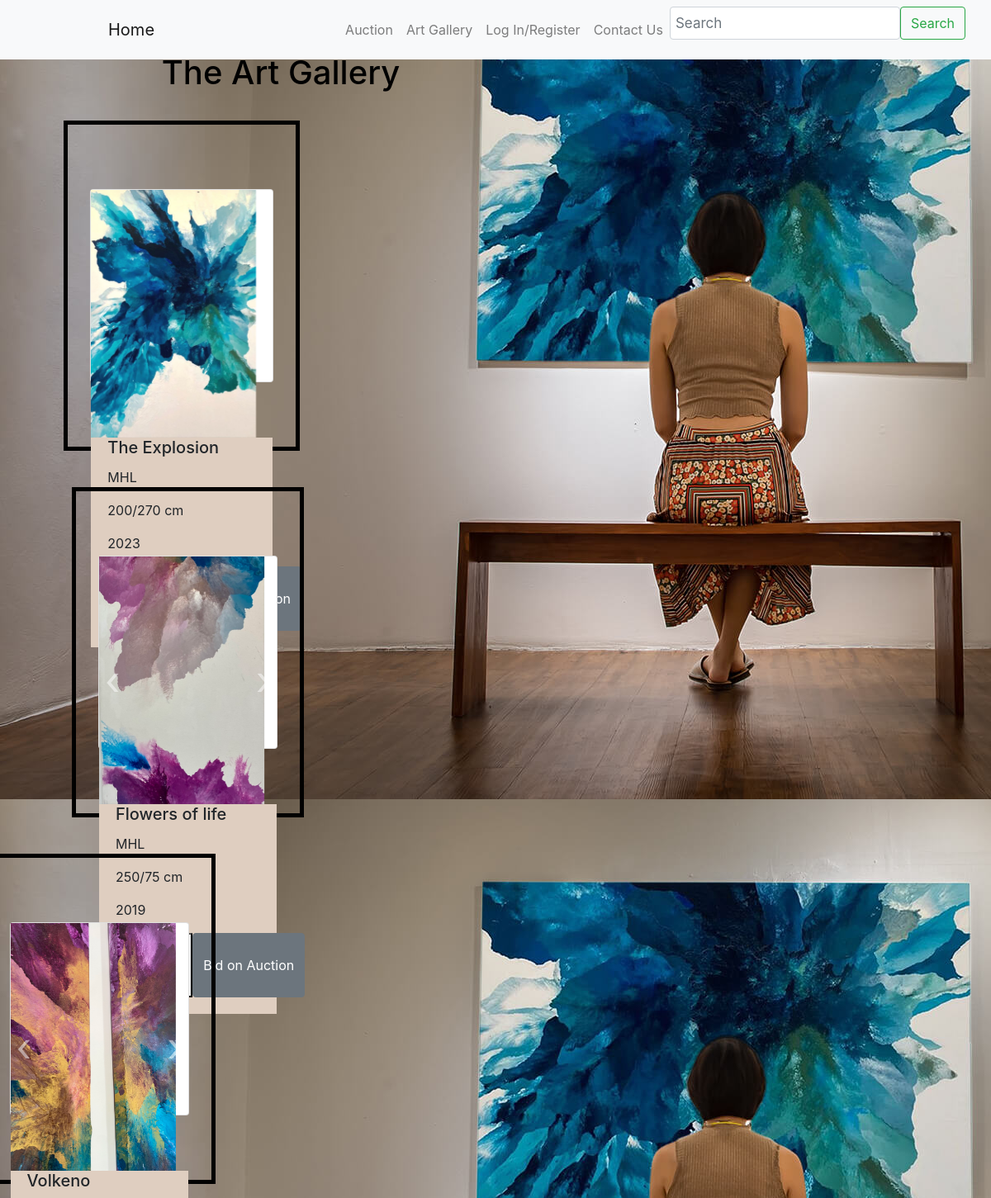
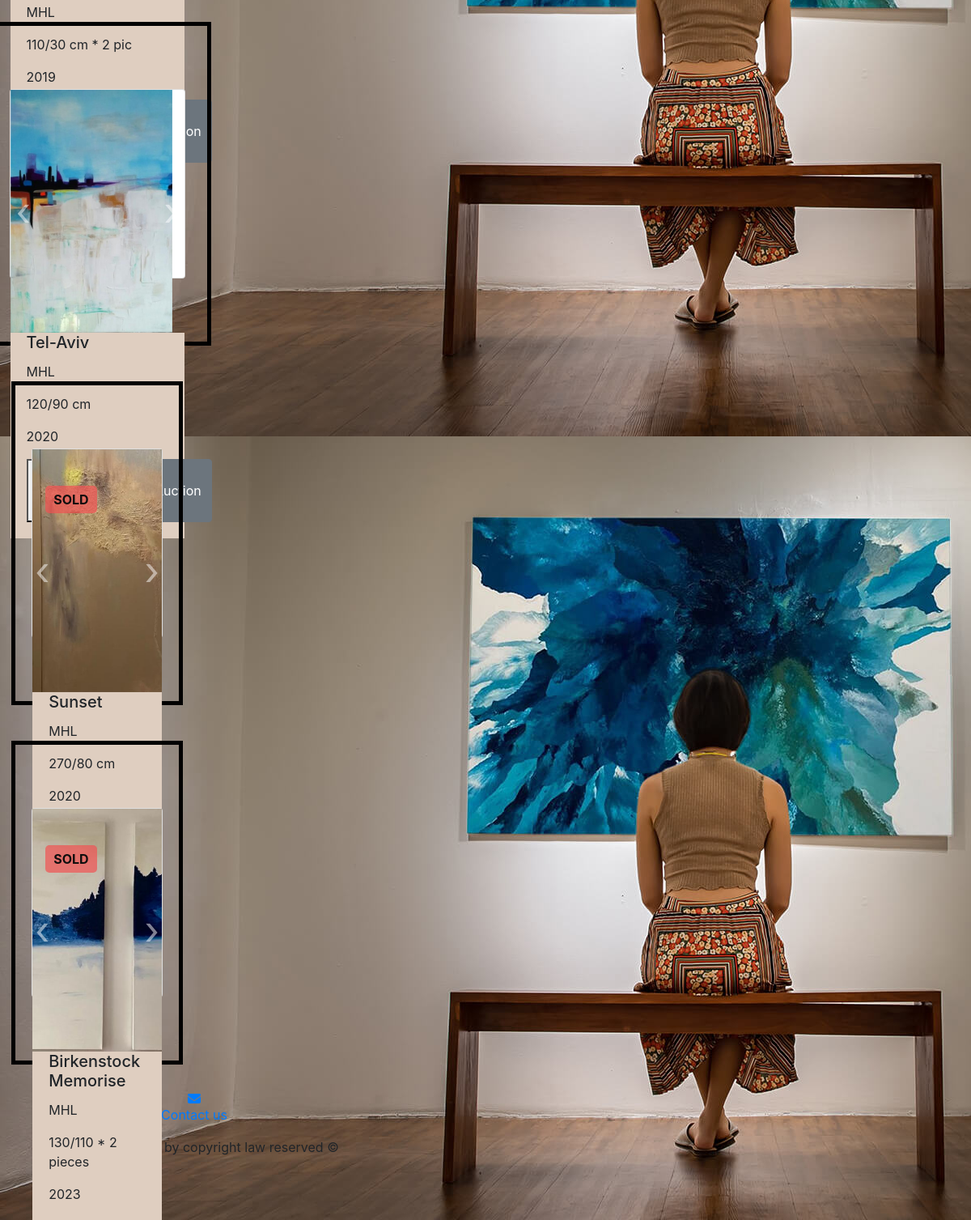
Page /art_gallery/ on the committed database (2 pictures, top to bottom).
### auction/models.py (models this page shows, shortened)
class ArtPieceImage(models.Model):
    images = models.ImageField(upload_to='art_pieces/', null=True, blank=True)
    art_piece = models.ForeignKey(ArtPiece, related_name='artpiece_images', on_delete=models.CASCADE)

class ArtPiece(models.Model):
    name = models.CharField(
        verbose_name='Art Piece Name',
        help_text='The name of the art piece',
        max_length=50,
        null=False
    )
    artist = models.CharField(
        verbose_name='Artist Name',
        help_text='The name of the artist',
        max_length=50,
        null=False,
        default="Unknown"
    )
    size = models.CharField(
        verbose_name='Size',
        help_text='The size of the art piece',
        max_length=20,
        null=False,
        default="Not specified"
    )
    year = models.PositiveIntegerField(
        verbose_name='Year',
        help_text='The year when the art piece was created',
        null=False,
        default=0
    )
    collector = models.ForeignKey(
        MyUser,
        verbose_name='Collector',
        help_text='The collector who owns this art piece.',
        on_delete=models.SET_NULL,
        null=True,
        blank=True
    )
    is_sold = models.BooleanField(
        verbose_name='Is Sold',
        help_text='True if the art piece has been sold.',
        default=False
    )
    price = models.DecimalField(
        verbose_name='Price',
        help_text='The price of the art piece.',
        max_digits=10,
        decimal_places=2,
        null=True,
        blank=True
    )
    minimum_price = models.DecimalField(
        verbose_name='Minimum Price',
        help_text='The minimum price of the art piece.',
        max_digits=10,
        decimal_places=2,
        null=True,
        blank=True
    )
    buy_now_price = models.DecimalField(
        verbose_name='Buy Now Price',
        help_text='The price of the art piece for immediate purchase.',
        max_digits=10,
        decimal_places=2,
        null=True,
        blank=True
    )

### auction/views.py (the view)
# urls.py: path('art_gallery/', views.art_gallery, name='art_gallery'),
def art_gallery(request):
    art_pieces = ArtPiece.objects.all()
    art_pieces = ArtPiece.objects.all().order_by('is_sold')
    return render(request, 'art_gallery.html', {'art_pieces': art_pieces})

### auction/templates/art_gallery.html (shortened to what this page needs)
    <title1>The Art Gallery</title1>
    <link rel="stylesheet" href="https://stackpath.bootstrapcdn.com/bootstrap/4.3.1/css/bootstrap.min.css">
    <link rel="stylesheet" href="https://cdnjs.cloudflare.com/ajax/libs/ekko-lightbox/5.3.0/ekko-lightbox.css">
    <link rel="stylesheet" href="https://maxcdn.bootstrapcdn.com/bootstrap/4.0.0/css/bootstrap.min.css">
    {% load static %}
    <link rel="stylesheet" href="{% static 'css/styleartgallery.css' %}">
</head>
<body id= "backgroundPic" p style="background-image: url('/media/backpichome.jpg');">
<nav class="navbar navbar-expand-lg navbar-light bg-light fixed-top">
    <div class="container">
        <a class="navbar-brand" href="{% url 'home' %}">Home</a>
        <div class="collapse navbar-collapse" id="navbarNav">
            <ul class="navbar-nav ml-auto">
                <li class="nav-item">
                    <a class="nav-link" href="{% url 'auctions' %}">Auction</a>
                </li>
                <li class="nav-item">
                    <a class="nav-link" href="{% url 'art_gallery' %}">Art Gallery</a>
                </li>
                {% if user.is_authenticated %}
                    <li class="nav-item">
                        <a class="nav-link" href="{% url 'my_collection' %}">My Collection</a>
                    </li>
                    <li class="nav-item">
                        <a class="nav-link" href="{% url 'logout' %}">Logout</a>
                    </li>
                {% else %}
                    <li class="nav-item">
                        <a class="nav-link" href="{% url 'login' %}">Log In/Register</a>
                    </li>
                {% endif %}
                <li class="nav-item">
                    <a class="nav-link" href="{% url 'contact_us' %}">Contact Us</a>
                </li>
            </ul>
            <form class="d-flex" action="{% url 'search' %}" method="get">
                <input class="form-control me-2" type="search" name="q" placeholder="Search" aria-label="Search">
                <button class="btn btn-outline-success" type="submit">Search</button>
            </form>
        </div>
    </div>
</nav>
{% load static %}
    <div class="container">
        <h1 class="text-center my-4">The Art Gallery</h1>
       <div class="row">
            {% for art_piece in art_pieces %}
            <div class="col-md-6 mb-4 d-flex justify-content-center">
                <aside class="art-piece-container">
                        <div class="card" style="height: 60%; width: 80%;">
                            <div id="carouselExampleControls{{ forloop.counter }}" class="carousel slide" data-bs-ride="carousel">
                                <div class="carousel-inner">
                                    {% if art_piece.is_sold %}
                                    <div class="sold-tag">Sold</div>
                                    {% endif %}
                                    {% for image in art_piece.artpiece_images.all %}
                                    <div class="carousel-item {% if forloop.first %}active{% endif %}">
                                        <img src="{{ image.images.url }}" class="d-block w-100 art-piece-image" alt="{{ art_piece.name }}">
                                    </div>
                                    {% endfor %}
                                </div>
                                <a href="#" class="carousel-control-prev round" data-bs-target="#carouselExampleControls{{ forloop.counter }}" data-bs-slide="prev" style="font-size: 3rem;">&#8249;</a>
                                <a href="#" class="carousel-control-next round" data-bs-target="#carouselExampleControls{{ forloop.counter }}" data-bs-slide="next" style="font-size: 3rem;">&#8250;</a>
                            </div>
                            <div class="card-body">
                                <h5 class="card-title">{{ art_piece.name }}</h5>
                                <p class="card-text">{{ art_piece.artist }}</p>
                                <p class="card-text">{{ art_piece.size }}</p>
                                <p class="card-text">{{ art_piece.year }}</p>
                                {% if not art_piece.is_sold %}
                                <div class="mb-3 d-flex justify-content-between">
                                    <button class="buy-now-btn" data-art-id="{{ art_piece.id }}">
                                        Buy Now for ₪{{ art_piece.buy_now_price }}</button>
                                    <button class="btn btn-secondary">Bid on Auction</button>
                                </div>
                                </div>
                                {% endif %}
                            </div>
                        </div>
                    </aside>
                </div>
            {% endfor %}
  {% load static %}
    <footer>
        <center>
            <a href="{% url 'contact_us' %}">
                <div class="phone-number phone-number--below">
                    <i class="fa fa-envelope" aria-hidden="true"></i><center>Contact us</center>
                </div>
            </a>
        <p>
            <div id="footer1"> </div> All rights provided by copyright law reserved ©
        </p>
    </center>
    </footer>

### static/css/styleartgallery.css (style rules this page uses)
#backgroundPic { background-position: center; }
h1 { scroll-behavior: auto; color: rgb(0, 0, 0); margin: 10px }
.container { margin-left: 100px; }
.form-control { padding: 6px; font-size: 17px; }
body { background-attachment: scroll; height: fit-content; width: fit-content; }
.card-body { background-color: #dfcec0; }
.art-piece-image { height: 100%; width: 100%; object-fit: cover; }
.carousel-inner img { height: 300px; width: 200px; }
.carousel-control-prev { left: 0; }
.carousel-control-next { right: 0; }
.sold-tag { position: absolute; z-index: 1; top: 15%; left: 10%; background-color: rgba(241, 83, 83, 0.7); color: rgb(15, 14, 14); padding: 5px 10px; font-size: 16px; font-weight: bold; border-radius: 5px; text-transform: uppercase; }
.art-piece-container { display: flex; justify-content: center; align-items: center; height: 400px; width: 300px; border: 5px solid black; margin: 10px; }
.carousel-item { height: 300px; width: 200px; }
.art-piece-container .card { margin-bottom: 0; }
.carousel-inner { margin-bottom: 0; }
.card-body { padding-top: 0; }
.mb-3 { margin-bottom: 0 !important; }

### rows in the picture
ArtPiece: name "The Explosion", artist "MHL", size "200/270 cm", year "2023"
ArtPieceImage: images (picture)
ArtPiece: name "Flowers of life", artist "MHL", size "250/75 cm", year "2019"
ArtPieceImage: images (picture)
ArtPiece: name "Volkeno", artist "MHL", size "110/30 cm * 2 pic", year "2019"
ArtPieceImage: images (picture)
ArtPiece: name "Tel-Aviv", artist "MHL", size "120/90 cm", year "2020"
ArtPieceImage: images (picture)
ArtPiece: is_sold "SOLD", name "Sunset", artist "MHL", size "270/80 cm", year "2020"
ArtPieceImage: images (picture)
ArtPiece: is_sold "SOLD", name "Birkenstock Memorise", artist "MHL", size "130/110 * 2 pieces", year "2023"
ArtPieceImage: images (picture)
